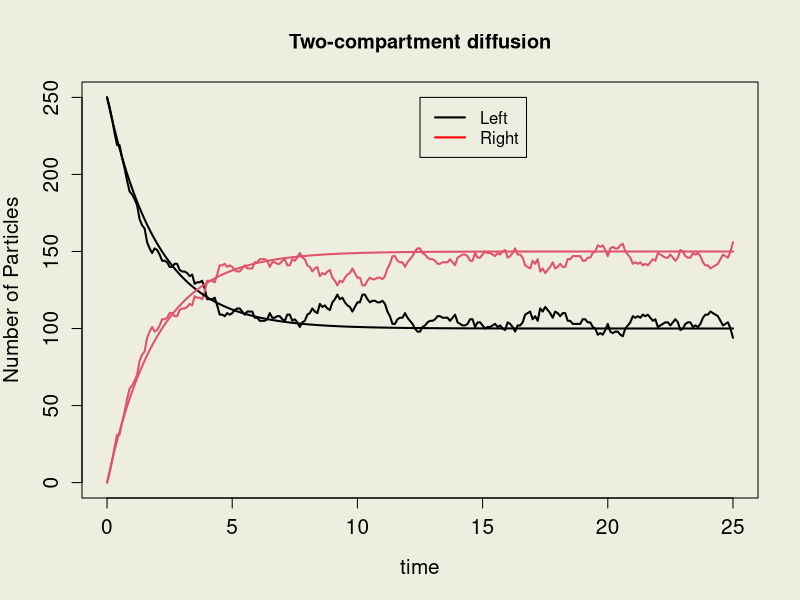

Write the R code that produced this figure.
# Dynamic Models in Biology, Stephen Ellner and John Guckenheimer
# TwoState2.R simulates a group of particles moving 
# back and forth between two compartments, using a coin-tossing
# process. In time interval dt, each particle in the left box has
# probability R*dt of moving to the right box, and each one in the right
# box has probability L*dt of moving into the left box. For dt small
# and a large number of particles, the process should be approximated
# by a two-compartment differential equation
#
#   dQ1/dt= -R*Q1 + L*Q2      dQ2/dt= -L*Q2 + R*Q11
#
# Simulations of the Markov Chain are plotted along with solutions
# of the differential equation using R's ode function.  


rm(list=ls(all=TRUE)); # clear past actions from R's memory 
require(deSolve);

# parameters
R=0.3; L=0.2; dt=0.1; tmax=25; 

# initial condition
nL0=250; nR0=0; ntot=nL0+nR0; 

# movement probabilities per time step 
Rdt=R*dt; Ldt=L*dt;

# initialize variables for current population size
nL=nL0; nR=nR0; 

# initialize vectors storing the results over time
ntL=nL; ntR=nR;  t=0; tvals=0;

while(t<tmax) {
   # how many move from L to R?
    moveR=ifelse(nL>0, rbinom(1,nL,Rdt), 0);
   # how many move from R to L?
    moveL=ifelse(nR>0, rbinom(1,nR,Ldt), 0);
   # make the changes
     nL=nL + moveL - moveR;
     nR=nR + moveR - moveL;
   # store the results for plotting
   	t=t+dt; tvals=c(tvals,t);
	ntL=c(ntL,nL); ntR=c(ntR,nR);
} 

# solve the ODEs for the continuous time chain (dt -> 0)
diffus2=function(t,y,parms) {
  dy= c( -R*y[1]+L*y[2], R*y[1]-L*y[2] );
  return(list(dy))
}	 

out=ode(y=c(nL0,nR0),times=seq(0,tmax,by=dt),func=diffus2,parms=0);

# plot stochastic simulation and deterministic solutions
par(bg="ivory2",cex.axis=1.25,cex.lab=1.25);  
matplot(tvals,cbind(ntL,ntR),type="l",lty=1,lwd=2,ylim=c(0,ntot), xlab="time",ylab="Number of Particles")
matpoints(out[,1],out[,2:3],type="l",lty=1,lwd=2); 	 
title(main="Two-compartment diffusion")
legend(0.5*tmax,ntot,legend=c("Left","Right"),col=c("Black","Red"),lty=1,lwd=2)
